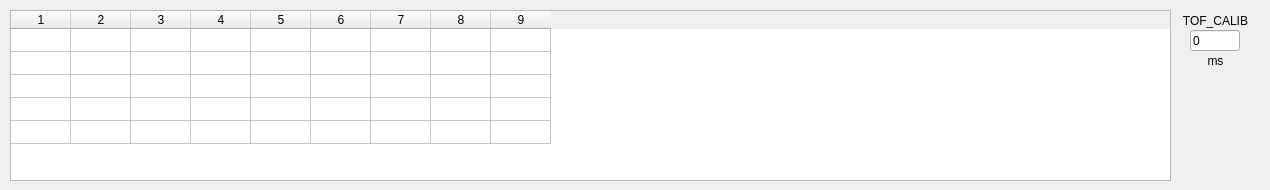
     <widget class="QWidget" name="tab_2">
      <attribute name="title">
       <string>ToF (for CFAR only)</string>
      </attribute>
      <widget class="QTableWidget" name="twSamplesToF">
       <property name="geometry">
        <rect>
         <x>10</x>
         <y>10</y>
         <width>1161</width>
         <height>171</height>
        </rect>
       </property>
       <property name="rowCount">
        <number>5</number>
       </property>
       <property name="columnCount">
        <number>9</number>
       </property>
       <attribute name="horizontalHeaderDefaultSectionSize">
        <number>60</number>
       </attribute>
       <attribute name="horizontalHeaderMinimumSectionSize">
        <number>27</number>
       </attribute>
       <attribute name="verticalHeaderVisible">
        <bool>false</bool>
       </attribute>
       <attribute name="verticalHeaderDefaultSectionSize">
        <number>23</number>
       </attribute>
       <attribute name="verticalHeaderHighlightSections">
        <bool>true</bool>
       </attribute>
       <row/>
       <row/>
       <row/>
       <row/>
       <row/>
       <column/>
       <column/>
       <column/>
       <column/>
       <column/>
       <column/>
       <column/>
       <column/>
       <column/>
       <item row="0" column="0">
        <property name="text">
         <string/>
        </property>
       </item>
      </widget>
      <widget class="QLabel" name="label_65">
       <property name="geometry">
        <rect>
         <x>1170</x>
         <y>10</y>
         <width>91</width>
         <height>21</height>
        </rect>
       </property>
       <property name="text">
        <string>TOF_CALIB</string>
       </property>
       <property name="alignment">
        <set>Qt::AlignCenter</set>
       </property>
      </widget>
      <widget class="QLabel" name="label_69">
       <property name="geometry">
        <rect>
         <x>1200</x>
         <y>50</y>
         <width>31</width>
         <height>21</height>
        </rect>
       </property>
       <property name="text">
        <string>ms</string>
       </property>
       <property name="alignment">
        <set>Qt::AlignCenter</set>
       </property>
      </widget>
      <widget class="CustomControls::RealEdit" name="lineEditRange_31">
       <property name="geometry">
        <rect>
         <x>1190</x>
         <y>30</y>
         <width>50</width>
         <height>21</height>
        </rect>
       </property>
       <property name="minimumSize">
        <size>
         <width>50</width>
         <height>0</height>
        </size>
       </property>
       <property name="accessibleName">
        <string>TOF_OFFSET</string>
       </property>
       <property name="inputMask">
        <string/>
       </property>
       <property name="text">
        <string>0</string>
       </property>
      </widget>
     </widget>
